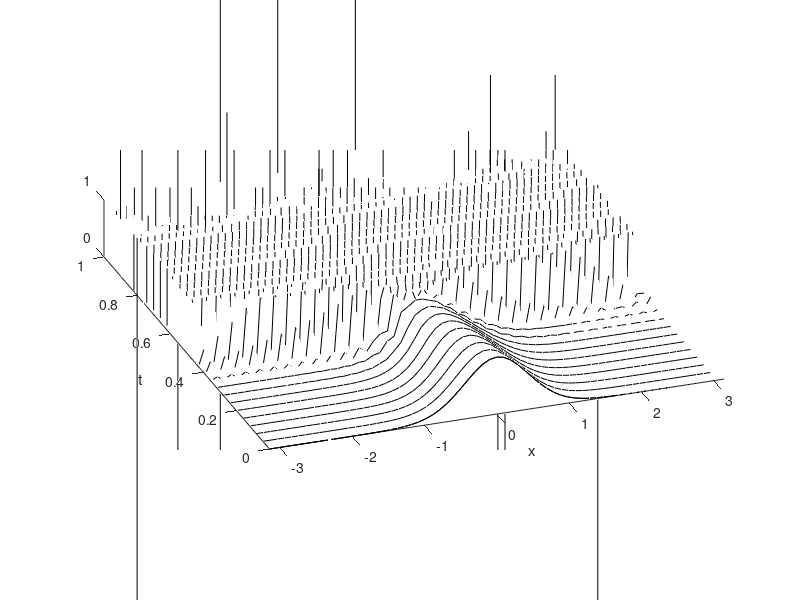

Recreate this plot in MATLAB.
clear all;

N = 64;
dt = .1/N^2;
x = (2*pi/N)*(-N/2:N/2-1)';

% Initial condition
%
u = exp(-10 * (sin(x/2)).^2);

% Initial condition in Fourier space (where we do the RK4 boogie)
%
V0 = fft(u);

K = [0:N/2-1 0 -N/2+1:-1]';

tmax = 1;
max_plot_lines = 25;
nplt = floor((tmax/max_plot_lines)/dt);
nmax = round(tmax/dt);

% Initial data for plotting
%
u_plot = u;
t_plot = 0;

% RHS of the ODE
%
function y = fourier_burgers(t, V)
    epsilon = 0.03;

    n = size(V, 1);
    k = [0:n/2-1 0 -n/2+1:-1]';

    y = (1i * k / 2) .* exp(epsilon .* k.^2 .* t) .* fft(real(ifft( exp(-epsilon * k.^2 * t) .* V)).^2);
end

% RK4 integration
%
yn = V0;
tn = 0;

for n = 1:nmax
    k1 = fourier_burgers(tn, yn);
    k2 = fourier_burgers(tn + dt/2, yn + dt * k1/2);
    k3 = fourier_burgers(tn + dt/2, yn + dt * k2/2);
    k4 = fourier_burgers(tn + dt, yn + dt * k3);

    tn = n*dt;
    yn = yn + 1/6 * (k1 + 2*k2 + 2*k3 + k4) * dt;

    % Keep track of various time steps for plotting
    %
    if mod(n, nplt) == 0
        u_plot = [u_plot real(ifft(yn))];
        t_plot = [t_plot tn];
    end
end

% Plot results
%
waterfall(x, t_plot, u_plot')
colormap([0 0 0])
view(-20, 25)
xlabel('x')
ylabel('t')
axis([-pi pi 0 tmax 0 1])
grid off
set(gca, 'ztick', [0, 1])
pbaspect([1 1 .13])

print('-dpng', 'problem_1')